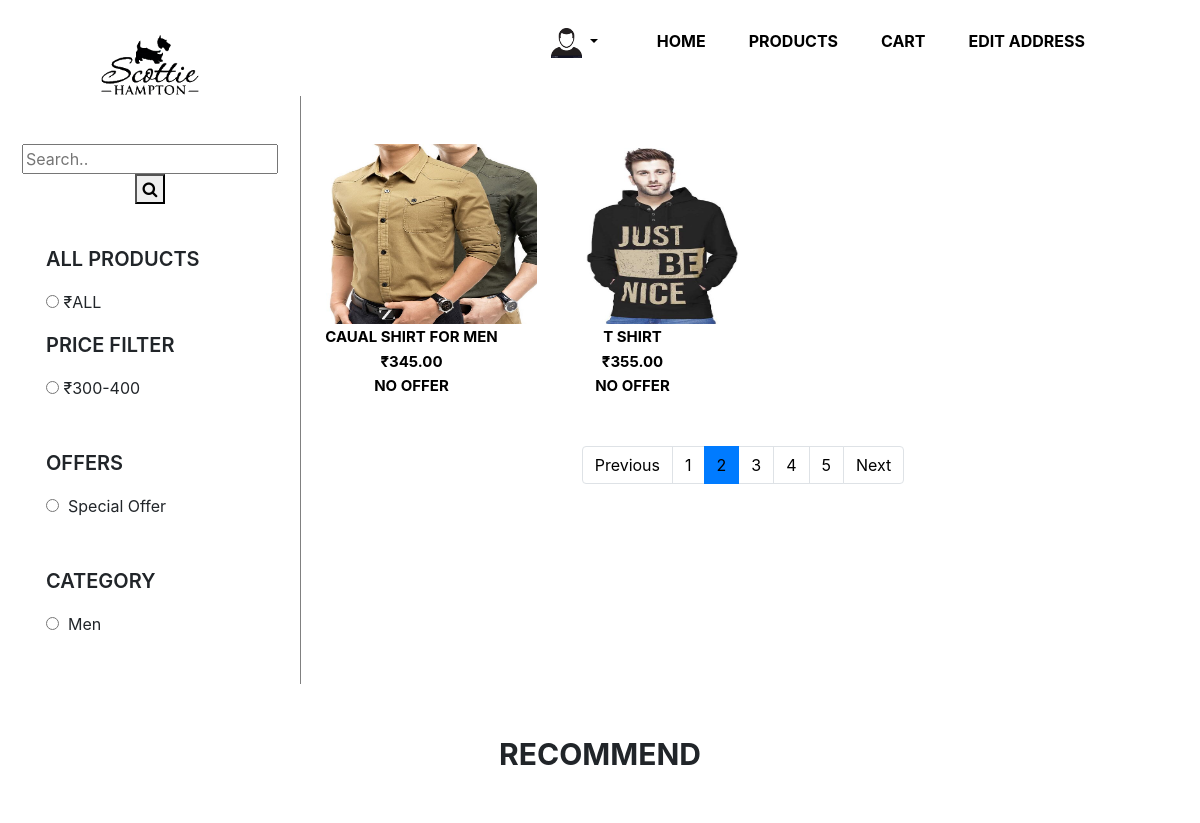
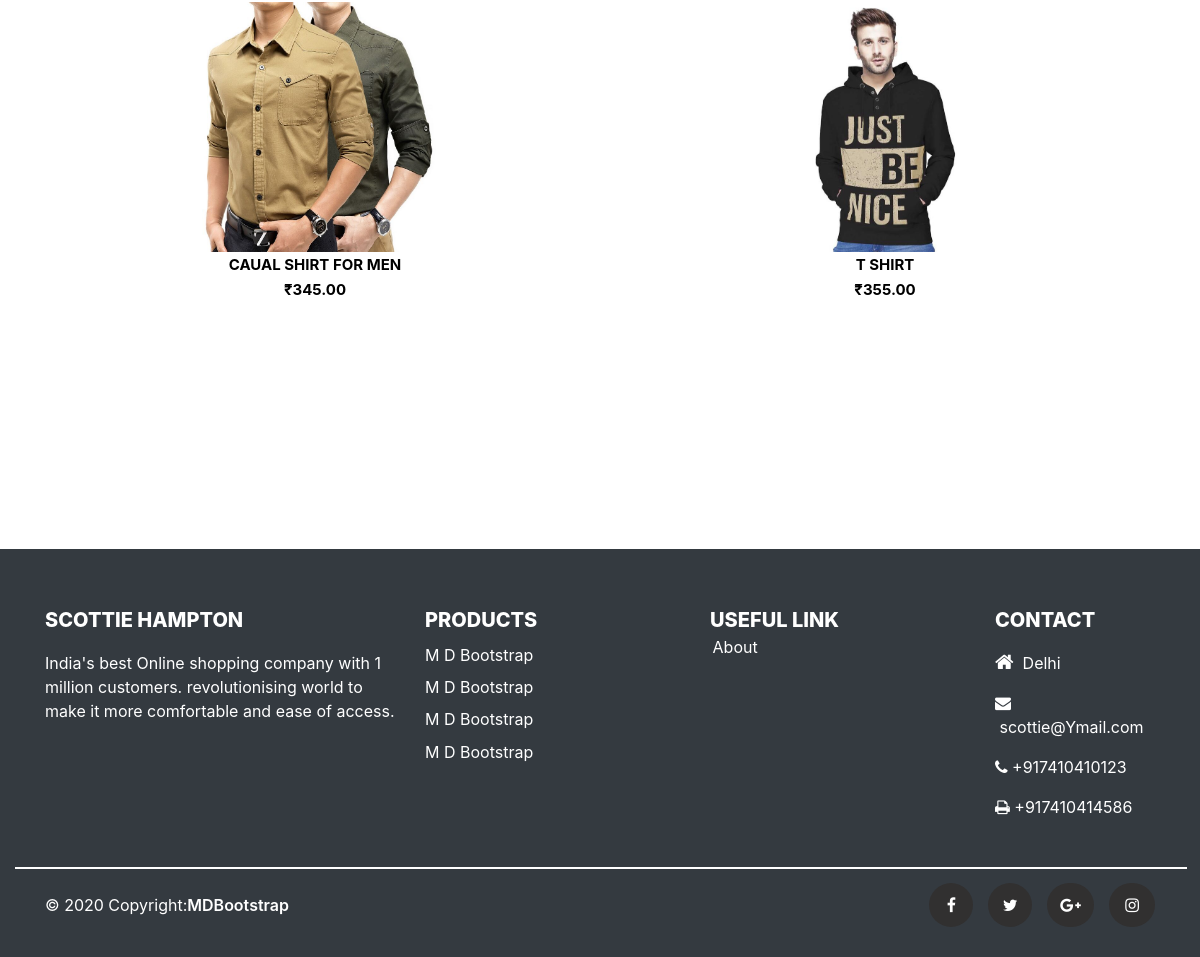
Page /300-400/price/ on the committed database (2 pictures, top to bottom).
### homeshop/models.py (models this page shows, shortened)
class Product(models.Model):
    name = models.CharField(max_length=255, blank=False, null=False)
    images = models.ImageField(upload_to='images/products', blank=False, null=False, default='images/products/default image.jpg')
    quantity = models.IntegerField(default=0)
    slug = models.SlugField(blank=True)
    description = models.TextField(blank=False, null=False)
    price = models.DecimalField(max_digits=10, decimal_places=2)
    offer_price = models.DecimalField(max_digits=10, decimal_places=2, blank=True, null=True)
    collection = models.ForeignKey(Collection, on_delete=models.CASCADE)
    category = models.ForeignKey('Category', on_delete=models.PROTECT, blank=True, null=True)
    class Meta:
        ordering = ['name']
        verbose_name_plural = 'Products'

class Footerinfo(models.Model):
    short_About = models.CharField(max_length=265, blank=False, null=False)
    City = models.CharField(max_length=40, blank=False, null=False)
    email = models.EmailField(max_length=40, blank=False, null=False)
    phone = PhoneNumberField(region='IN', default='region')
    telephone = PhoneNumberField(region='IN', default='region')
    class Meta:
        verbose_name_plural = 'Footer Informations'

### homeshop/views.py (the view)
# urls.py: path('300-400/price/', views.PriceFilterView.as_view(), name='pricefilter'),
class PriceFilterView(generic.ListView):
    model = Product
    template_name = 'homeshop/productlist.html'
    context_object_name = 'products'
    paginate_by = 30
    def get_context_data(self, **kwargs):
        context = super().get_context_data(**kwargs)
        queryset = Product.objects.filter(price__gte=300, price__lte=400).distinct()
        context['products'] = queryset
        return context

### context_processor.py (called while the page is built)
def footer_info(request):
    footer_info = Footerinfo.objects.all()
    short_about = Footerinfo.objects.values_list('short_About', flat=True).first()
    return {
        'footer_info': footer_info,
        'short_about': short_about,
    }

### homeshop/templates/homeshop/productlist.html
{% extends "base.html" %}
{% load static %}
{% block content %}
          <div class="container-fluid mt-5 pt-5">
            <div class="row">
              <div class="col-xl-3 col-lg-3 col-md-3 col-sm-12 col-12">
                <div class="container large-left-sider">
                  <div class="row">
                    <form method="GET" action="{% url 'homeshop:searchedproducts' %}">
                      <div class="col-12 px-0 pt-5 pb-4 text-center pl-0">
                        <input class="search-box" type="text" name='q' placeholder="Search.." >
                        <span>
                          <button type="submit" class="search-button"><i class="fa fa-search" id="search-icon"></i></button>
                        </span>
                      </div>
                    </form>
                  </div>
                  <div class="row pl-3">
                   <div class="col-12 pt-3">
                      <p style="font-size:20px;text-transform: uppercase;font-weight: 600;">All Products</p>
                      <span  class="text-bold" name="select-price"><input type="radio" name="price" class="open-content-three-hundred" onclick="window.location.href='{%url 'homeshop:allproducts'%}';">&nbsp;&#8377;ALL</span><br>
                    </div>
                    <div class="col-12 pt-3">
                      <p style="font-size:20px;text-transform: uppercase;font-weight: 600;">Price Filter</p>
                      <span  class="text-bold" name="select-price"><input type="radio" name="price" class="open-content-three-hundred" onclick="window.location.href='{%url 'homeshop:pricefilter'%}';">&nbsp;&#8377;300-400</span><br>
                    </div>
                    <div class=" col-12 pt-5">
                      <p style="font-size:20px;text-transform: uppercase;font-weight: 600;">Offers</p>
                      <span class="text-bold"><input type="radio" name="color" class="open-content-three-hundred" onclick="window.location.href='{%url 'homeshop:specialoffer'%}';"> &nbsp;Special Offer</span><br>
                    </div>
                    <div class=" col-12 pb-5 pt-5">
                      <p style="font-size:20px;text-transform: uppercase;font-weight: 600;">Category</p>
                      <span  class="text-bold"><input type="radio" name="brand" class="open-content-two-hundred" onclick="window.location.href='{%url 'homeshop:mendresscollection'%}';"> &nbsp;Men</span><br>
                    </div>
                  </div>
                </div>
              </div>
              <div class="col-xl-9 col-lg-9 col-md-9 col-sm-12 col-12 pl-0" style="border-left:1px solid grey">
                <div class="container large-right-sider">
                  <div class="row pt-5 hide-front-page">
                    {% if products %}
                    {% for product in products %}
                    <div class="col-xl-3 col-lg-4 col-md-4 col-sm-6  text-center">
                       <a href="for-each-image.html"><img src="{{product.images.url}}" class="img-men" data-aos="fade-up" style="border-radius:20px;height:180px"></a>
                       <a href="{%url 'homeshop:productdetail' slug=product.slug pk=product.pk%}"><span class="image-lable" data-aos="fade-up">{{product.name}}<br>&#8377;{{product.price}} <br> {%if product.offer_price%}Offered Price: {{product.offer_price}}{%else%}No Offer{%endif%}</span></a>
                    </div>
                    {% endfor %}
                    {% else %}
                    <div>
                      <h2 style="text-transform: uppercase;font-weight: 400;font-size:30px;">No Products Found</h2>
                      <p style="text-align: right;font-weight:200;">Please try again with different search term.</p>
                    </div>
                    {% endif %}
                  </div>
                </div>
                   <div class="row next-page-header pt-5">
                    <div class="col next-page" style="z-index: 0;">
                      <ul class="pagination" style="display: flex;justify-content: center;">
                        <li class="page-item prev"><a class="page-link" href="#/"  style="color:black">Previous</a></li>
                        <li class="page-item open-content-one-hundred" id="one-hundred"><a class="page-link" href="#/"  style="color:black">1</a></li>
                        <li class="page-item open-content-two-hundred active"><a class="page-link" href="#/"  style="color:black">2</a></li>
                        <li class="page-item open-content-three-hundred"><a class="page-link" href="#/"  style="color:black">3</a></li>
                        <li class="page-item open-content-four-hundred"><a class="page-link" href="#/"  style="color:black">4</a></li>
                        <li class="page-item open-content-five-hundred"><a class="page-link" href="#/"  style="color:black">5</a></li>
                        <li class="page-item next"><a class="page-link" href="#/"  style="color:black">Next</a></li>
                      </ul>
                    </div>
                  </div>
                </div>
              </div>
            </div>
          </div>
          <div class="container" style="height:80vh">
            <div class="row">
              <div class="col-sm-12 text-center pt-5">
               <span style="text-transform: uppercase;font-weight: 700;font-size:30px;">recommend</span>
              </div>
            </div>
            <div class="row single-slider pt-5">
              {%for products in products %}
              <div class="col text-center">
                <a href="{%url 'homeshop:productdetail' slug=products.slug pk=products.pk%}"><span style="display:flex;justify-content: center;"><img src="{{products.images.url}}" height="250px" style="background-color:black"></span></a>
                <a href="{%url 'homeshop:productdetail' slug=products.slug pk=products.pk%}"><span class="image-lable">{{products.name}}<br>&#8377;{{products.price}}</span></a>
              </div>
              {% endfor %}
            </div>
          </div>
{% endblock content %}

### templates/footer.html (shortened to what this page needs)
{% load static %}
<footer>
    <div class="container-fluid mt-5 pt-2 bg-dark text-white">
        <div class="container">
        <div class="row">
          <div class="col-xl-4 col-lg-4 col-md-4 col-sm-12 col-12 footer pt-5">
            <p style="font-size:20px;text-transform: uppercase;font-weight: 800;color:white" data-aos="slide-right">Scottie Hampton</p>
            <p data-aos="slide-right">{{short_about}}</p>
          </div>
          <div class="col-xl-3 pt-5 hide-girl">
            <span style="font-size:20px;text-transform: uppercase;font-weight: 800;color:white" data-aos="zoom-in-left">products</span><br>
            <p style="margin-top:3%" data-aos="slide-up">M D Bootstrap</p>
            <p style="margin-top:-3%" data-aos="slide-up">M D Bootstrap</p>
            <p style="margin-top:-3%" data-aos="slide-up">M D Bootstrap</p>
            <p style="margin-top:-3%;" data-aos="slide-up">M D Bootstrap</p>
         </div>
          <div class="col-xl-3 col-lg-4 col-md-4 col-sm-12 col-12 footer  pt-5">
            <span style="font-size:20px;text-transform: uppercase;font-weight: 800;color:white" class="text-center" data-aos="zoom-in-left">useful link</span><br>
            <a href="{%url 'homeshop:about'%}" style="margin-top:-3%;margin-left:1%;color:white" data-aos="fade-up">About</a>
          </div>
          {% for footer in footer_info %}
          <div class="col-xl-2 col-lg-4 col-md-4 col-sm-12 col-12 footer pt-5 pb-3">
            <p style="font-size:20px;text-transform: uppercase;font-weight: 800;color:white" data-aos="slide-left">contact</p>
            <p data-aos="fade-up"><i class="fa fa-home" aria-hidden="true" style="font-size:20px;"></i>&nbsp; {{footer.City}}</p>
            <p data-aos="fade-up"><i class="fa fa-envelope" aria-hidden="true"></i>&nbsp;{{footer.email}}</p>
            <p data-aos="fade-up"><i class="fa fa-phone" aria-hidden="true"></i>&nbsp;{{footer.phone}}</p>
            <p data-aos="fade-up"><i class="fa fa-print" aria-hidden="true"></i>&nbsp;{{footer.telephone}}</p>
          </div>
          {% endfor %}
        </div>
      </div>
      <hr style="color:white;width:100%;border:1px solid">
      <div class="container mt-4 pb-4">
        <div class="row">
          <div class="col-12 col-xl-6 col-lg-6 col-md-6 col-sm-6 ">
            <p><a href="#/" style="color:white">© 2020 Copyright:</a><span style="font-weight:600;"><a href="#/" style="color:white">MDBootstrap</a></span></p></a>
          </div>
          <div class="col-12 col-xl-6 col-lg-6 col-md-6 col-sm-6 icon-head">
            <a href="#/"><span class="icons-2" style="color:white"><i class="fa fa-facebook" aria-hidden="true"></i></span></a>
            <a href="#/"><span class="icons-3" style="color:white"><i class="fa fa-twitter" aria-hidden="true"></i></span></a>
            <a href="#/"><span class="icons-1" style="color:white"><i class="fa fa-google-plus" aria-hidden="true"></i></span></a>
            <a href="#/"><span class="icons" style="color:white"><i class="fa fa-instagram" aria-hidden="true"></i></span></a>
          </div>
        </div>
      </div>
      </div>
</footer>

### static/CSS_files/ecommerce.css (style rules this page uses)
html,body { overflow-x: hidden;overflow-y: auto;scroll-behavior: smooth;transition:1s linear; }
.image-lable { font-size:15px;font-weight:bold;text-transform: uppercase; }
.img-men { height:250px;width:250px; }
a { color:black }
.icons-1,.icons,.icons-2,.icons-3 { border:1px solid transparent;padding:2% 2.2%;margin-left:2%;border-radius:50px;background-color:rgb(49, 48, 48); }
.icons-2 { padding:2% 3%; }
.icons-3 { padding:2% 2.5%; }
.icons { padding:2% 2.8%; }
.icon-head { text-align: end; }

### static/CSS_files/for-each-image.css (style rules this page uses)
html,body { overflow-x: hidden;overflow-y: auto; }
.image-lable { font-size:15px;font-weight:bold;text-transform: uppercase; }
.img-men { height:250px;width:250px; }
.icons-1,.icons,.icons-2,.icons-3 { border:1px solid transparent;padding:2% 2.2%;margin-left:2%;border-radius:50px;background-color:rgb(49, 48, 48); }
.icons-2 { padding:2% 3%; }
.icons-3 { padding:2% 2.5%; }
.icons { padding:2% 2.8%; }
.icon-head { text-align: end; }

### templates/base.html (style rules this page uses)
a { color:black }

### rows in the picture
Product: images (picture), name "CAUAL SHIRT FOR MEN", price "345.00", shows "NO OFFER"
Product: images (picture), name "T SHIRT", price "355.00", shows "NO OFFER"
Footerinfo: short_About "India's best Online shopping company with 1 million customers. revolutionising world to make it more comfortable and ease of access.", City "Delhi", email "scottie@Ymail.com", phone "+917410410123", telephone "+917410414586"
